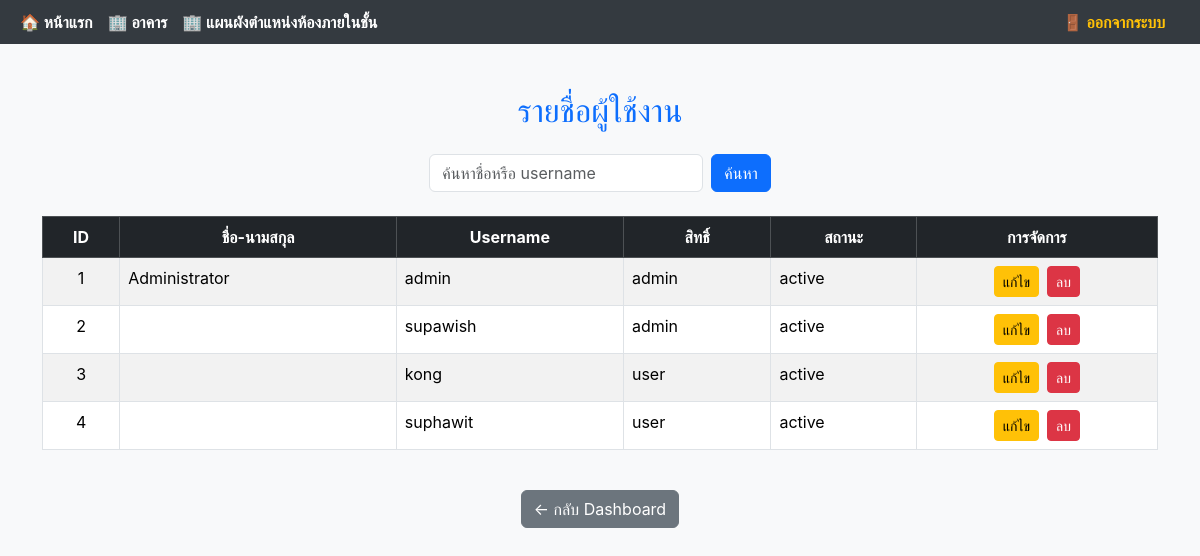
Page /user_data.php (signed in) on the earlier database version.
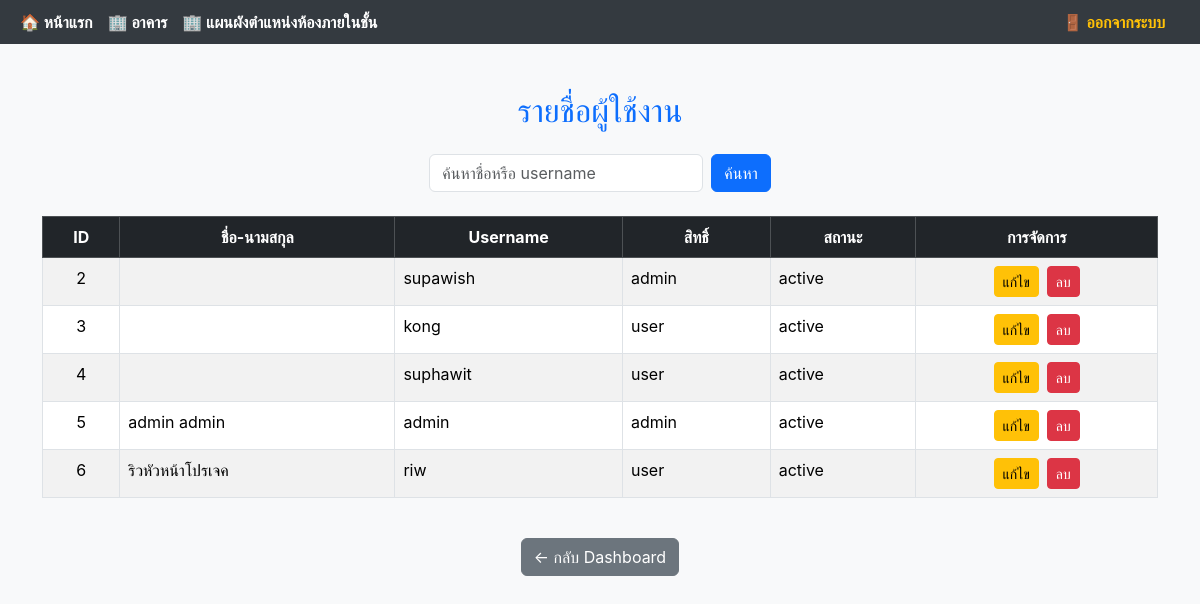
Same page on the later database version.
### tables this page shows
CREATE TABLE `users` (
  `id` int(6) UNSIGNED NOT NULL,
  `email` varchar(255) NOT NULL,
  `username` varchar(50) NOT NULL,
  `password` varchar(255) NOT NULL,
  `fullname` varchar(100) DEFAULT NULL,
  `role` enum('admin','user') DEFAULT 'user',
  `status` enum('pending','active','rejected') DEFAULT 'pending',
  `created_at` timestamp NOT NULL DEFAULT current_timestamp(),
  `updated_at` timestamp NOT NULL DEFAULT current_timestamp() ON UPDATE current_timestamp()
);

### user_data.php (the view, shortened to what this page needs)
<?php
require 'db.php';
$search = '';
$result = null;
if (isset($_GET['search'])) {
    $search = $_GET['search'];
    $stmt = $conn->prepare("SELECT * FROM users WHERE fullname LIKE ? OR username LIKE ?");
    $like = "%$search%";
    $stmt->execute([$like, $like]);
    $result = $stmt->fetchAll(PDO::FETCH_ASSOC);
} else {
    $stmt = $conn->prepare("SELECT * FROM users ORDER BY id ASC");
    $stmt->execute();
    $result = $stmt->fetchAll(PDO::FETCH_ASSOC);
}
?>
<!DOCTYPE html>
<html lang="th">
<head>
    <link href="https://cdn.jsdelivr.net/npm/bootstrap@5.3.2/dist/css/bootstrap.min.css" rel="stylesheet">
</head>
<body>
    <div class="navbar">
        <a href="index.php">🏠 หน้าแรก</a>
        <a href="building.php">🏢 อาคาร</a>
        <a href="plan.php">🏢 แผนผังตำแหน่งห้องภายในชั้น</a>
        <a href="logout.php" style="margin-left:auto; color:#ffc107;">🚪 ออกจากระบบ</a>
    </div>
    <div class="container py-5">
        <h2 class="text-center mb-4 text-primary">รายชื่อผู้ใช้งาน</h2>
        <div class="d-flex justify-content-center mb-4">
            <form method="get" class="d-flex">
                <input type="text" name="search" class="form-control me-2" placeholder="ค้นหาชื่อหรือ username" value="<?= htmlspecialchars($search) ?>">
                <button type="submit" class="btn btn-primary">ค้นหา</button>
            </form>
        </div>
        <div class="table-responsive">
            <table class="table table-striped table-hover table-bordered">
                <thead class="table-dark">
                    <tr>
                        <th class="text-center">ID</th>
                        <th class="text-center">ชื่อ-นามสกุล</th>
                        <th class="text-center">Username</th>
                        <th class="text-center">สิทธิ์</th>
                        <th class="text-center">สถานะ</th>
                        <th class="text-center">การจัดการ</th>
                    </tr>
                </thead>
                <tbody>
                    <?php
                    if (is_array($result) && count($result) > 0) {
                        foreach ($result as $row) {
                            echo "<tr>";
                            echo "<td class='text-center'>" . htmlspecialchars($row['id']) . "</td>";
                            echo "<td>" . htmlspecialchars($row['fullname']) . "</td>";
                            echo "<td>" . htmlspecialchars($row['username']) . "</td>";
                            echo "<td>" . htmlspecialchars($row['role']) . "</td>";
                            echo "<td>" . htmlspecialchars($row['status']) . "</td>";
                            echo "<td class='text-center'>";
                            echo "<a href='#' class='btn btn-warning btn-sm me-2' data-bs-toggle='modal' data-bs-target='#editUserModal' data-id='{$row['id']}' data-role='{$row['role']}' data-status='{$row['status']}'>แก้ไข</a>";
                            echo "<a href='delete_user.php?id={$row['id']}' class='btn btn-danger btn-sm' onclick='return confirm(\"คุณแน่ใจหรือไม่ที่จะลบ?\")'>ลบ</a>";
                            echo "</td>";
                            echo "</tr>";
                        }
                    } else {
                        echo "<tr><td colspan='6' class='text-center'>ไม่พบข้อมูลผู้ใช้งาน</td></tr>";
                    }
                    ?>
                </tbody>
            </table>
        </div>
        <div class="text-center mt-4">
            <a href="admin_dashboard.php" class="btn btn-secondary">← กลับ Dashboard</a>
        </div>
    </div>
</body>
</html>

Differences in the rows shown:
removed users: id "1", fullname "Administrator", username "admin", role "admin", status "active"
added users: id "5", fullname "admin admin", username "admin", role "admin", status "active"
added users: id "6", fullname "ริวหัวหน้าโปรเจค", username "riw", role "user", status "active"
